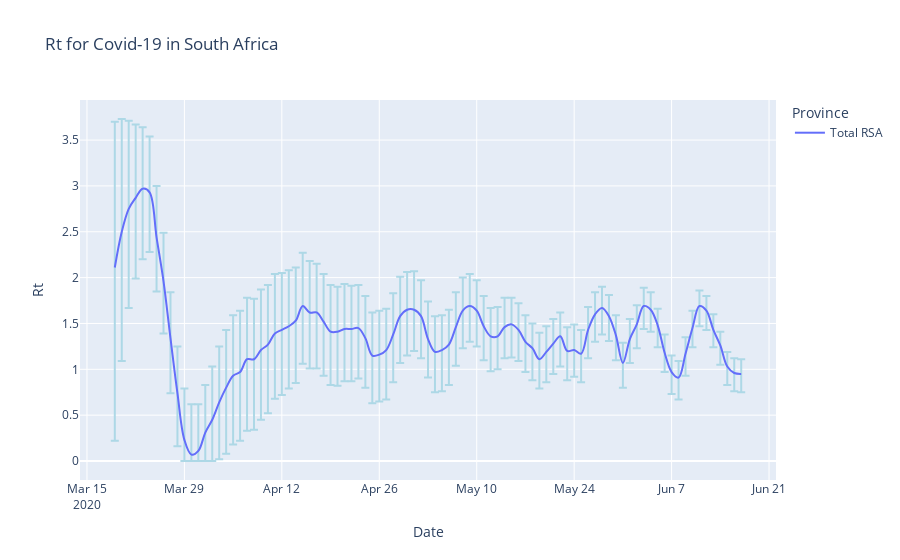

Source (notebook cell):
### Code cell
fig3 = px.line(state_single, x='Date', y='Rt', color='Province',
              error_y='e_plus', error_y_minus='e_minus',
              title='Rt for Covid-19 in South Africa', line_shape='spline')
fig3.update_traces(hovertemplate=None)
fig3.update_layout(hovermode="x")
fig3['data'][0]['error_y']['color'] = 'lightblue'

fig3.show()
